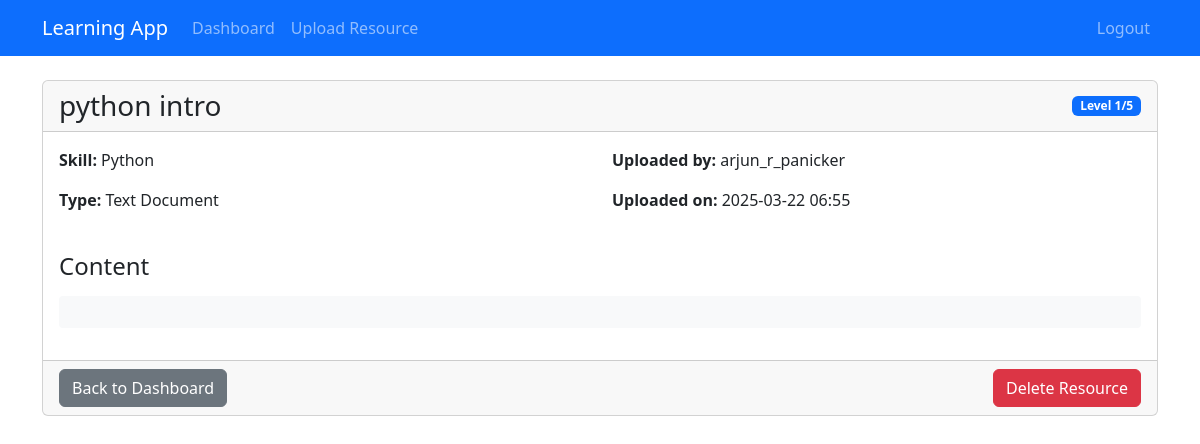
/tutor/view_resource/1 (signed in), run on the app's committed database.
### models.py (models this page shows)
class Resource(db.Model):
    id = db.Column(db.Integer, primary_key=True)
    skill_id = db.Column(db.Integer, db.ForeignKey('skill.id'), nullable=False)
    title = db.Column(db.String(200), nullable=False)
    content_type = db.Column(db.String(50), nullable=False)  # 'pdf', 'text', etc.
    content = db.Column(db.Text, nullable=True)  # For text content
    file_path = db.Column(db.String(200), nullable=True)  # For PDFs
    proficiency_level = db.Column(db.Integer, nullable=False)  # 1-5 scale
    uploaded_by = db.Column(db.Integer, db.ForeignKey('user.id'), nullable=False)
    uploaded_at = db.Column(db.DateTime, default=datetime.utcnow)
    uploader = db.relationship('User')

class Skill(db.Model):
    id = db.Column(db.Integer, primary_key=True)
    name = db.Column(db.String(100), unique=True, nullable=False)
    description = db.Column(db.Text)
    questions = db.relationship('Question', backref='skill', lazy=True)
    resources = db.relationship('Resource', backref='skill', lazy=True)

class User(db.Model, UserMixin):
    id = db.Column(db.Integer, primary_key=True)
    username = db.Column(db.String(80), unique=True, nullable=False)
    email = db.Column(db.String(120), unique=True, nullable=False)
    password = db.Column(db.String(200), nullable=False)
    is_tutor = db.Column(db.Boolean, default=False)
    created_at = db.Column(db.DateTime, default=datetime.utcnow)
    assessments = db.relationship('Assessment', backref='user', lazy=True)

### routes/tutor.py (the view)
@tutor_bp.route('/view_resource/<int:resource_id>')
@login_required
def view_resource(resource_id):
    if not current_user.is_tutor:
        return redirect(url_for('user.dashboard'))
    resource = Resource.query.get_or_404(resource_id)
    return render_template('tutor/view_resource.html', resource=resource)

### app.py (called while the page is built)
@login_manager.user_loader
def load_user(user_id):
    return User.query.get(int(user_id))

### templates/tutor/view_resource.html (shortened to what this page needs)
<!DOCTYPE html>
<html lang="en">
<head>
    <link rel="stylesheet" href="https://cdn.jsdelivr.net/npm/bootstrap@5.3.0/dist/css/bootstrap.min.css">
</head>
<body>
    <nav class="navbar navbar-expand-lg navbar-dark bg-primary">
        <div class="container">
            <a class="navbar-brand" href="#">Learning App</a>
            <div class="collapse navbar-collapse">
                <ul class="navbar-nav me-auto">
                    <li class="nav-item">
                        <a class="nav-link" href="{{ url_for('tutor.dashboard') }}">Dashboard</a>
                    </li>
                    <li class="nav-item">
                        <a class="nav-link" href="{{ url_for('tutor.upload_resource') }}">Upload Resource</a>
                    </li>
                </ul>
                <ul class="navbar-nav ms-auto">
                    <li class="nav-item">
                        <a class="nav-link" href="{{ url_for('auth.logout') }}">Logout</a>
                    </li>
                </ul>
            </div>
        </div>
    </nav>
    <div class="container mt-4">
        <div class="card">
            <div class="card-header d-flex justify-content-between align-items-center">
                <h3 class="mb-0">{{ resource.title }}</h3>
                <span class="badge bg-primary">Level {{ resource.proficiency_level }}/5</span>
            </div>
            <div class="card-body">
                <div class="row mb-4">
                    <div class="col-md-6">
                        <p><strong>Skill:</strong> {{ resource.skill.name }}</p>
                        <p><strong>Type:</strong> {{ 'Text Document' if resource.content_type == 'text' else 'PDF Document' }}</p>
                    </div>
                    <div class="col-md-6">
                        <p><strong>Uploaded by:</strong> {{ resource.uploader.username }}</p>
                        <p><strong>Uploaded on:</strong> {{ resource.uploaded_at.strftime('%Y-%m-%d %H:%M') }}</p>
                    </div>
                </div>
                <h4 class="mb-3">Content</h4>
                {% if resource.content_type == 'text' %}
                    <pre>{{ resource.content }}</pre>
                {% endif %}
            </div>
            <div class="card-footer">
                <a href="{{ url_for('tutor.dashboard') }}" class="btn btn-secondary">Back to Dashboard</a>
                <button type="button" class="btn btn-danger float-end" data-bs-toggle="modal" data-bs-target="#deleteModal">
                    Delete Resource
                </button>
            </div>
        </div>
    </div>
</body>
</html>

### templates/tutor/view_resource.html (style rules this page uses)
pre { white-space: pre-wrap; word-wrap: break-word; background-color: #f8f9fa; padding: 1rem; border-radius: 0.25rem; max-height: 500px; overflow-y: auto; }

### data on the page
Resource: title "python intro", proficiency_level "1", content_type "Text Document", uploaded_at "2025-03-22 06:55"
Skill: skill.name "Python"
User: uploader.username "arjun_r_panicker"
